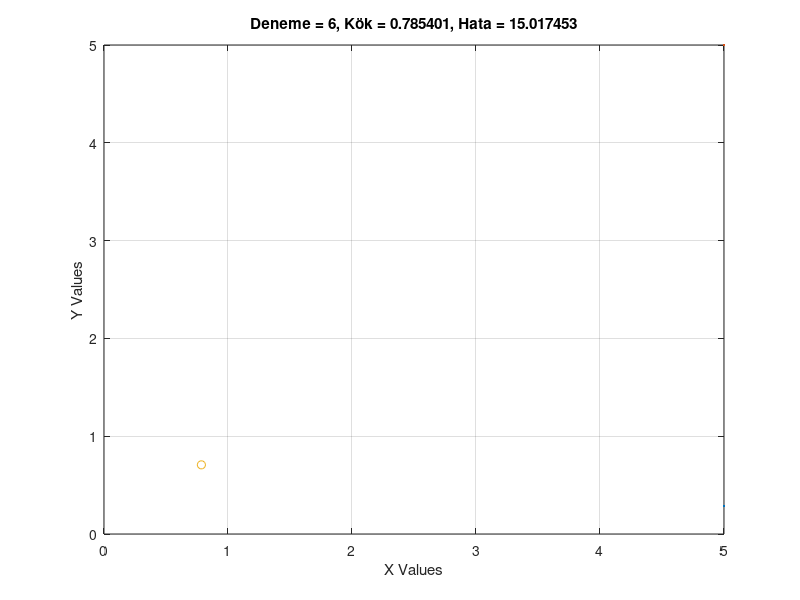

Recreate this plot in MATLAB.
clear;
clc;
close all;


f = @(x) cos(x);

x0 = input('Başlangıç değerini girin: ');
x1 = input('Bitiş değerini girin: ');

N = input('Yineleme değerini girin: ');
es = input('Hata oranını girin: ');

x=x0:0.1:x1;
y=f(x);
figure(1),
plot(x,y,x,x)
xlabel('X Values')
ylabel('Y Values')
grid on;



i=0;
while(i<=N)
    i=i+1;   

    x2 = f(x0);
      
    %Hata
    ea = abs(((x2-x0)/x2)*100);
    
    if(x2==0)
        msg = sprintf('Deneme = %d, Kök = %f, Hata = %f',i,x2,0);
        disp(msg);
        figure(1);
        plot(x,y,x,x,x2,f(x2),'o');
        title(msg);
        xlabel('X Values')
        ylabel('Y Values')
        grid on;
        pause(0.7);
        break;
    end     
    
    msg = sprintf('Deneme = %d, Kök = %f, Hata = %f',i,x2,ea);
    disp(msg);
    figure(1);
    plot(x,y,x,x,x2,f(x2),'o');
    title(msg);
    xlabel('X Values')
    ylabel('Y Values')
    grid on;
    pause(0.7);
    
       % durdu
    if(ea<es)
        break;
    end

    x0=x2;
end